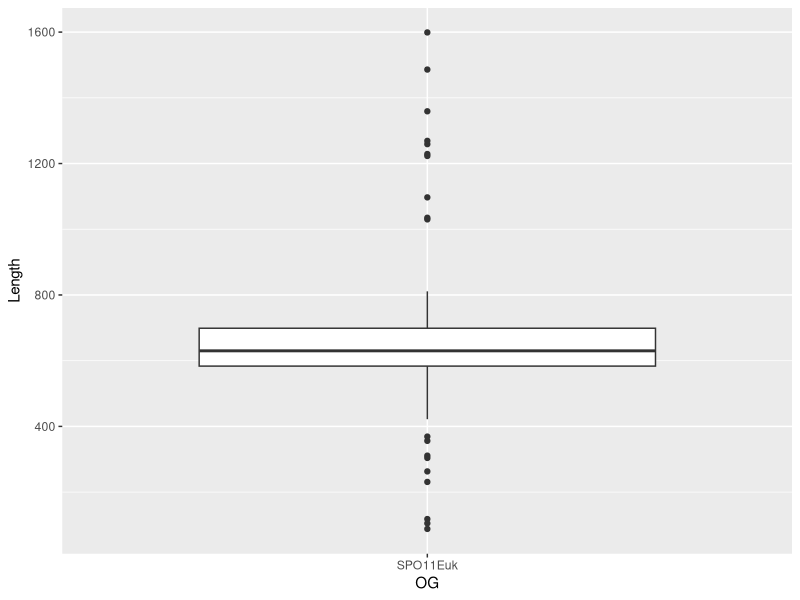
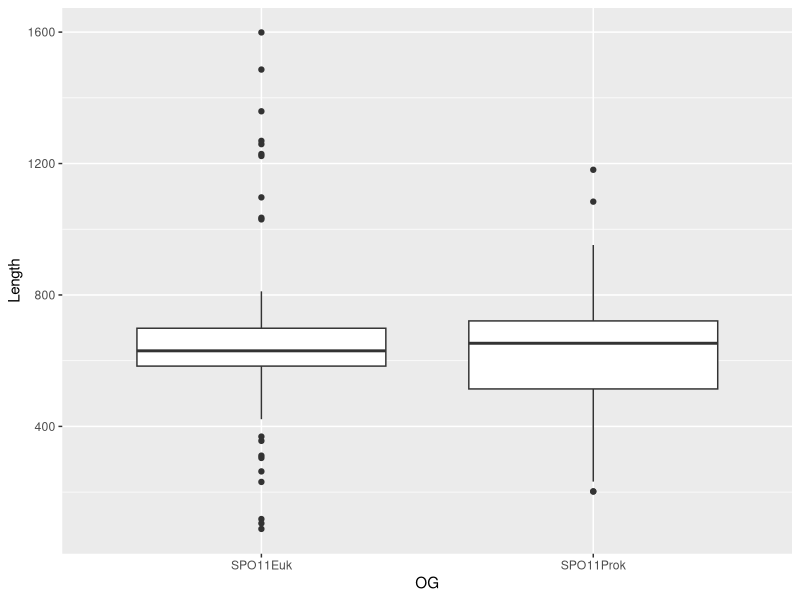
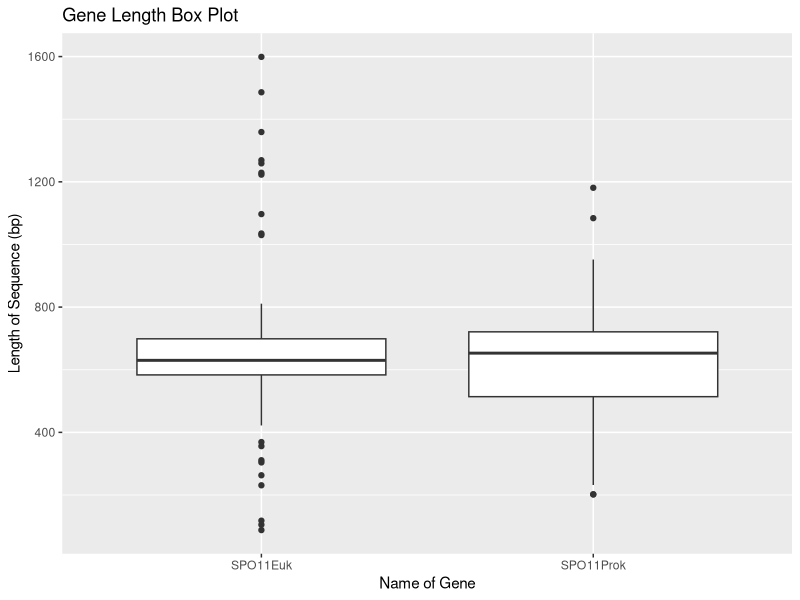
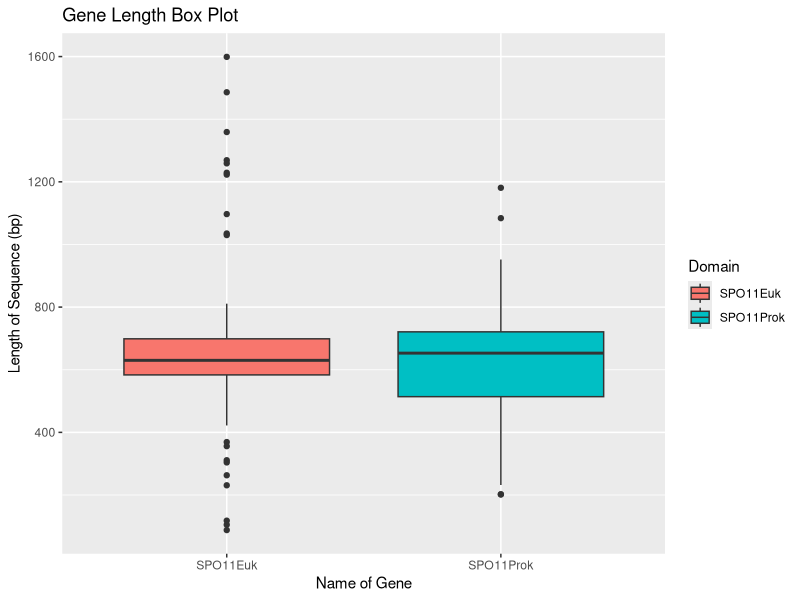
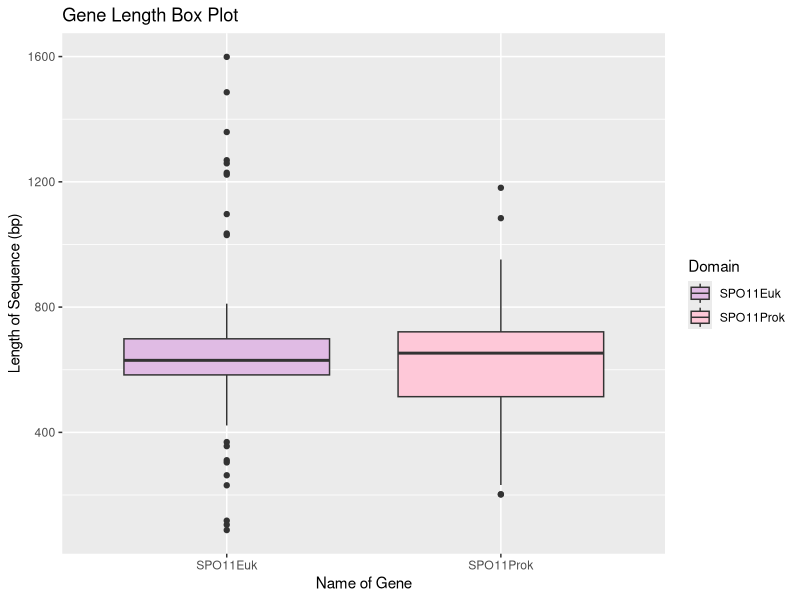

The R source for these figures, in order:
'
Week 2 R Learning Club Skeleton Code
By Emma Schumacher
SURF 2022
Teaches boxplots in ggplot2
'

'
1. R needs to be run line by line, so click on the line you want and type "command + enter".  

'

'
2. Install any packages you do not have yet
'
install.packages("tidyverse")
install.packages("ggplot2")

'
3. Load the packages- this gives you access to certain functions you need for this script
'
library(ggplot2)
library(tidyverse)


' 
4. Create/pick a folder on your desktop to be your "working directory". Put your tsv files in this folder.
Once you have chosen it, drag the folder into a terminal window to get the file path. 
Using the "setwd" command allows you to assign that folder as your working directory. This tells R that the things 
it wants to access will all be in this directory. 
Please update the line below with your folder path, make sure to have quotation marks around the path so R knows
it is meant to be read as text.
' 
setwd("/Users/emmaschumacher/Desktop/lengthplots/")

' 
5. To check that this worked, run the command below and check the path printed to the CONSOLE on the bottom of the
screen.
' 
getwd()

'
6. Read your tsv into a "dataframe". You can change the name of this dataframe to anything you like.
The "read.table" command tells R to turn your tsv into digital information that it can handle. Update 
the name in quotations to the name of one of your tsv files. 

sep = "\t" and header = T both help R understand how to read your file, which is a Tab Separated Value, 
meaning the columns are separated by tabs (\t), and tells it the first row is a header.

After running, your dataframe should appear in the Environment on the upper left side of your screen. 
This shows you what active data structures you have 
'
Eukdataframe <- read.table("SPO11Eukaryote.tsv", sep = "\t", header=T)

' 
7a. To check that this worked, run the command below and check the path printed to the CONSOLE on the bottom of the
screen. This will print out the contents of your dataframe. (!!! make sure to update dataframe name if changed)
' 
head(Eukdataframe)


'
7b. You can also check by "viewing" the dataframe, which will open it in a new window
'
View(Eukdataframe)


'
8. make a basic bbox plot for your dataframe using the code below. 
Change the "data = " to your dataframe, to tell R what it is mapping. 
mapping = aes(x = OG, y = Length) tells R what should be on the x and y axises, and the ending
"+ geom_boxplot()" tells R what kind of plot to make. 
We will be able to make several other plots using this same code structure by changing that ending. 
' 
lengthBoxPlot = ggplot(data = Eukdataframe, mapping = aes(x = OG, y = Length)) + geom_boxplot()

'
9. Call your box plot in order to view it. It should appear in the bottom right of your screen 
'
lengthBoxPlot


# Congrats! You've made your first boxplot!
'
So what does this plot tell you?
This is a "box and whisker plot", and it shows you the distribution of your data. You get an idea of how close your values are to 
each other, and numbers tend to show up. 

The box of your plot should contain 50% of your data. It covers the Inter Quartile range (IQR), which is covers the 
area that 25% (Q1) of the data should be below and the area that 75% (Q3) of the data should be above. The line in the middle
of the boxplot is the median. 
The whiskers of your boxplot is 1.5*IQR from the Q3 and Q1, and theoretically should contain all of your data. The ends of the
whiskers are called the minimum and maximum, which are not actually the smallest and largest values of your data. Anything
larger or smaller than these ends is considered an outlier. 
Outliers can provide important information, since we need to know if some of our data looks significantly different from others. 

   
   *       <-- Outliers (values smaller than the minimum)
  ---      <-- Minimum (Not the smallest number, calculated by Q1 - 1.5*IQR)
   |
   |
---------  <-- Q1 First Quartile (the median between the smallest number and the median of your data)
|       |
|       |
---------  <-- Median of your data (the middle number if you were to one by one delete the largest and smallest values)
|       |
|       |
---------  <-- Q3 Third Quartile (the median between the largest number and the median of your data)
   |
   |
  ---      <-- Maximum (Not the largest number, calculated by Q3 + 1.5*IQR)
  
   *       <-- Outliers (also values larger than the maximum)    
   *     
'

'
10. For this project, we want to map 2 datasets on the same graph. Using the same code structure as in steps 6 and 7,
read your second .tsv file into a new dataframe and check it to see if it loaded correctly using head() or View()
'
### TYPE HERE ###

Prokdataframe <- read.table("SPO11Prokaryote.tsv", sep = "\t", header=T)

head(Prokdataframe)

'
11. We can combine these two separate dataframes into one, so all the information can be viewed and graphed together, with the 
rbind command. Update the names in the code below and then check if it looks right using a method from step 7. 
'
SPO11dataframe <- rbind(Eukdataframe, Prokdataframe)

### TYPE HERE ### 

head(SPO11dataframe)

'
12. Now, using the same code structure as in steps 8 & 9, make a new boxplot with your updated dataframe and call it 
'
### TYPE HERE ###

lengthBoxPlot = ggplot(data = SPO11dataframe, mapping = aes(x = OG, y = Length)) + geom_boxplot()

lengthBoxPlot
 
'
13. We should make our axis labels more descriptive. Usog the code below, you can the title, y axis label, and x axis label manually.
'
print(lengthBoxPlot + labs(title = "Gene Length Box Plot", y = "Length of Sequence (bp)", x = "Name of Gene"))

' 
14. Add some color to your boxplot to make it more pleasant to look at! This will look similar to the code we have use previously to make plots, 
but you will add one more parameter into mapping = aes(). This parameter, "fill", tells R what variable to base color changes on. 
Then, call the plot to see it. Your axis labels will go away, because they are not coded into the plot itself, but printed over it. When a new plot
is drawn "on top" of the previous one and its labels, the new axis titles are no longer visible. 
Your labels can be harcoded into the call of the plot by adding + labs() to your plot call. 
Update the label names and then call your plot to see it. 
'

lengthBoxPlot = ggplot(data = SPO11dataframe, mapping = aes(x = OG, y = Length, fill = OG)) + geom_boxplot() + labs(fill = "Domain", title = "Gene Length Box Plot", y = "Length of Sequence (bp)", x = "Name of Gene")

lengthBoxPlot

'
14. You can change it to specific colors. pick your two favorite colors and update the code below. If the name of the color is not recognized, 
google hex codes and then enter the one that matches your color of choice into the ""
'
lengthBoxPlot + scale_fill_manual(values = c("#E0BBE4", "#FEC8D8")) 

 
'
15. To finish, lets get summary statistics for our data. We cannot use our combined dataframe for this, because it will pool both of our plots and not
provide information for the separate files. 
While we do have two separate dataframes for our files, you might want to divide up a dataframe in the future that you do not have separate files for, so
we will practice that here. 
Using the "subset" command, you can collect onnly the values of your dataframe that have a certain value for a variable, in this case ones that have an
OG named "MAD2Eukrun_2". Modify the code below for your files. 
'

Euk <- subset(SPO11dataframe, OG == "SPO11Euk")

'
16. Now, call summary() on your newly created subset. It should print to your console.
'
summary(Euk)

'
17. If you call summary() on the subset in general like we did above, it will try to run calculations on every column. This is not necessary for most 
of our columns. Instead, you can specify a single variable using "$". Use the code below as an example. 
'
summary(Euk$Length)

'
18 Now, using the code from steps 15-17, get summary statistics for your other file. 
'

### TYPE HERE ###

Prok <- subset(SPO11dataframe, OG == "SPO11Prok")
summary(Prok$Length)

'
Please prepare any takeaways you get from looking at these plots and their data. For example:
Which file has a higher concentration of data?
Which file tends to be larger? 
Which file has more outliers? What could this mean?
What is the minimum and maximum for these boxplots? (1.5 * IQR - minimum/+ maximum)
Is this a good representation of the data?
'


